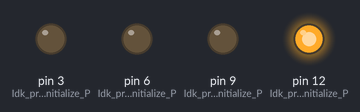
The sketch below on a simulated Arduino Uno, built with avr-gcc and run on an emulated ATmega328P. Shown: output pins drawn as LEDs (lit = HIGH). What the sketch prints to the serial monitor is not drawn.

Above: at 0.3 s.
At 0.8 s:
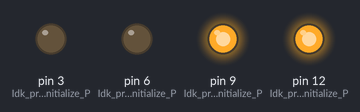
At 1.3 s:
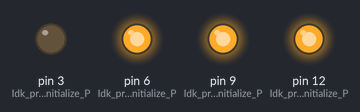
At 2.0 s:
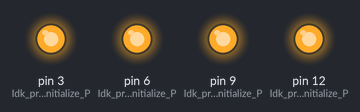
At 3.3 s:
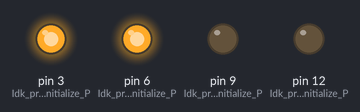
At 4.5 s:
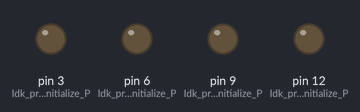
Timing chart, 0 to 6.5 s (numbered marks = the images above):
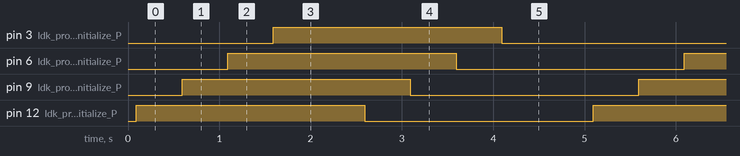

Measured:
- by itself, pin 3 (Idk_probably_initialize_P), pin 6 (Idk_probably_initialize_P), pin 9 (Idk_probably_initialize_P), pin 12 (Idk_probably_initialize_P): alternates HIGH for 2.5 s and LOW for 2.5 s
- by itself, everything shown: repeats every 5.0 s, in 8 steps

The sketch:

test.ino
```cpp
void setup() {
  // put your setup code here, to run once:
  Serial.begin(9600);
  Serial.print("Starting to initialize the pins...\n");
  pinMode(12, OUTPUT); // Idk probably initialize Pin
  Serial.print("Pin 12 initialized.\n");
  pinMode(9, OUTPUT); // Idk probably initialize Pin
  Serial.print("Pin 9 initialized.\n");
  pinMode(6, OUTPUT); // Idk probably initialize Pin
  Serial.print("Pin 6 initialized.\n");
  pinMode(3, OUTPUT); // Idk probably initialize Pin
  Serial.print("Pin 3 initialized.\n");
}

int loopCount = 0;

void loop() {
  // put your main code here, to run repeatedly::
  Serial.print("\nStarting new loop!\nThis is loop number: ");
  Serial.print(loopCount);
  loopCount++;
  digitalWrite(12, HIGH); // Turn LED Red On
  delay(500); // Wait a half second
  digitalWrite(9, HIGH); // Turn LED Yellow On
  delay(500); // Wait a half second
  digitalWrite(6, HIGH); // Turn LED White On
  delay(500); // Wait a half second
  digitalWrite(3, HIGH); // Turn LED Blue On
  delay(1000); // Wait a second
  digitalWrite(12, LOW); // Turn LED Red Off
  delay(500); // Wait a half second
  digitalWrite(9, LOW); // Turn LED Yellow Off
  delay(500); // Wait a half second
  digitalWrite(6, LOW); // Turn LED White Off
  delay(500); // Wait a half second
  digitalWrite(3, LOW); // Turn LED Blue Off
  delay(1000); // Wait a second
}
```
